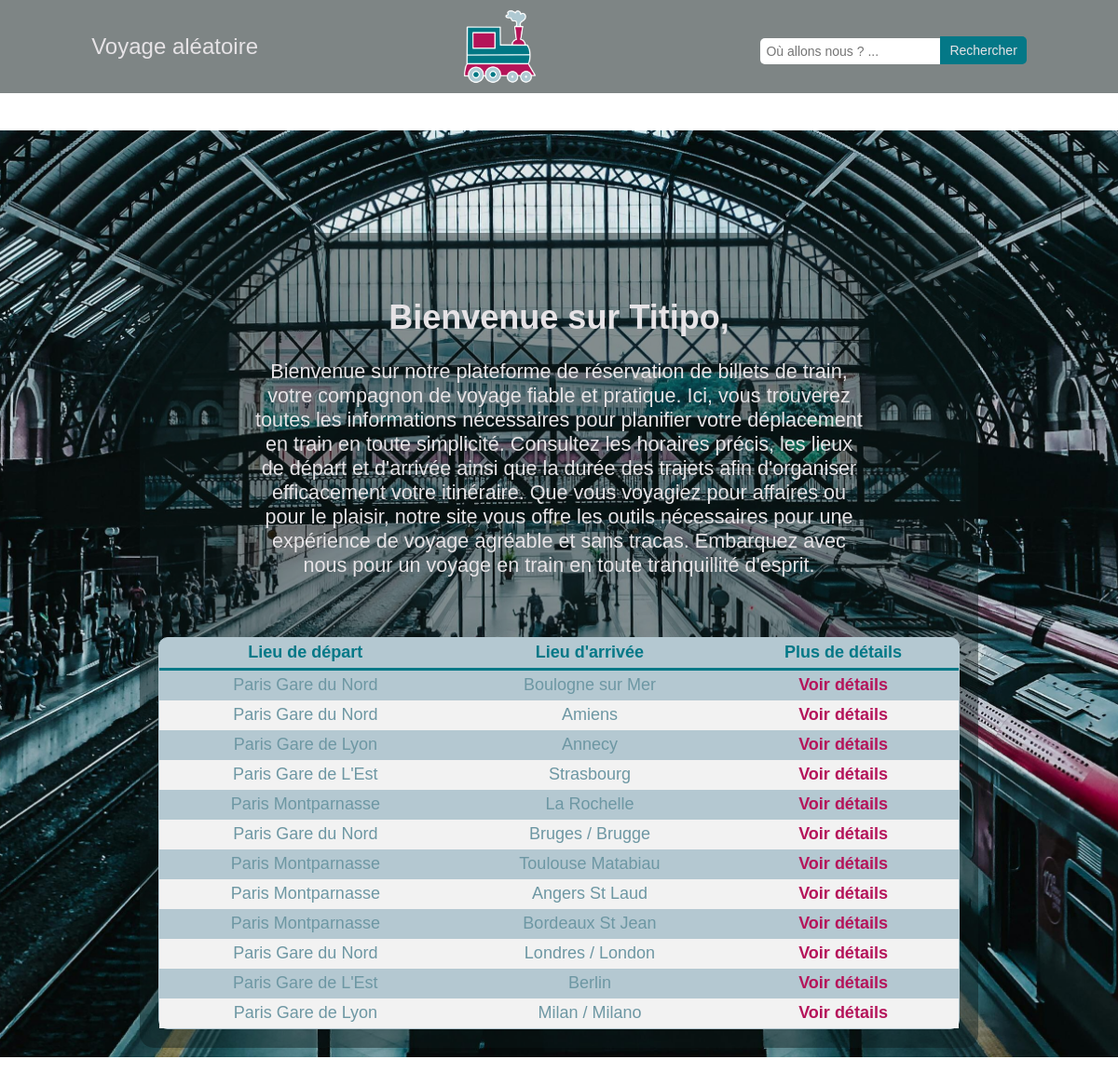
/train/, run on the app's committed database.
### train/models.py (models this page shows)
class Train(models.Model) :
    trainID = models.AutoField(primary_key=True)
    depart = models.CharField(max_length = 50)
    arrivee = models.CharField(max_length = 50)
    heureDepart = models.CharField(max_length = 6)
    heureArrivee = models.CharField(max_length = 6)
    dureeTrajet = models.CharField(max_length = 6)
    info = models.CharField(max_length = 4000)
    image = models.ImageField(upload_to='static/IMG/', blank=True, null=True)
    prix = models.CharField(max_length=10)

### train/views.py (the view)
# urls.py: path("", views.acceuil, name="acceuil"),
def acceuil(request) :
    if 'q' in request.GET:
        query = request.GET['q']
        trains = Train.objects.filter(arrivee__icontains=query)
    else:
        trains = Train.objects.all()
    return render(request, "acceuil.html", {
        "trains": trains,
    })

### train/templates/acceuil.html (shortened to what this page needs)
<!DOCTYPE html>
<html lang="en">
  <head>
  </head>
  <body>
    <header>
      <nav>
        <div class="right-buttons">
          <a href="http://localhost:8000/train/aleatoire">Voyage aléatoire</a>
        </div>
        <img src="/static/IMG/logo.png" alt="" class="logo" />
        <form method="GET">
          <div class="search-bar">
            <input
              type="text"
              name="q"
              placeholder="Où allons nous ? ..."
              value="{{ request.GET.q }}"
            />
            <button type="submit">Rechercher</button>
          </div>
        </form>
      </nav>
    </header>
    <main>
      <div>
        <h1>Bienvenue sur Titipo,</h1>
        <p>
          Bienvenue sur notre plateforme de réservation de billets de train,
          votre compagnon de voyage fiable et pratique. Ici, vous trouverez
          toutes les informations nécessaires pour planifier votre déplacement
          en train en toute simplicité. Consultez les horaires précis, les lieux
          de départ et d'arrivée ainsi que la durée des trajets afin d'organiser
          efficacement votre itinéraire. Que vous voyagiez pour affaires ou pour
          le plaisir, notre site vous offre les outils nécessaires pour une
          expérience de voyage agréable et sans tracas. Embarquez avec nous pour
          un voyage en train en toute tranquillité d'esprit.
        </p>
        <br /><br />
      </div>
      <div>
        <table>
          <thead>
            <tr class="line-head">
              <th>Lieu de départ</th>
              <th>Lieu d'arrivée</th>
              <th>Plus de détails</th>
            </tr>
          </thead>
          <tbody>
            {% for i in trains %}
            <tr>
              <td>{{ i.depart }}</td>
              <td>{{ i.arrivee }}</td>
              <td>
                <a href="http://localhost:8000/train/details/{{i.trainID}}"
                  >Voir détails</a
                >
              </td>
            </tr>
            {% endfor %}
          </tbody>
        </table>
      </div>
    </main>
  </body>
</html>

### train/templates/acceuil.html (style rules this page uses)
body { font-family: "Gill Sans", "Gill Sans MT", Calibri, "Trebuchet MS", sans-serif; font-size: large; background-image: url("/static/gare.jpg"); background-size: 121%; background-repeat: no-repeat; background-position: center; margin: 0; padding: 0; }
header { background-color: #0b171786; height: 100px; }
.logo { display: block; height: 80px; margin: 10px; }
header nav { display: flex; text-align: center; justify-content: center; align-items: center; justify-content: space-around; color: #e6e3e6; }
nav a { color: #e6e3e6; text-decoration: none; }
.right-buttons, .search-bar { display: flex; font-size: x-large; }
.search-bar input[type="text"] { padding: 6px; margin-top: 10px; font-size: 14px; border: none; border-radius: 5px 0px 0px 5px; margin-right: none; margin-left: 20px; }
.search-bar button { margin-left: none; padding: 6px 10px; margin-top: 8px; background-color: #047887; color: #e6e3e6; font-size: 14px; border: none; cursor: pointer; border-radius: 0px 5px 5px 0px; }
main { padding: 20px; margin: 150px; background-color: #0b17176f; border-radius: 15px; }
h1 { margin-top: 50px; text-align: center; color: #e6e3e6; }
main p { margin-left: 100px; margin-right: 100px; color: #e6e3e6; font-size: larger; text-align: center; }
table { width: 100%; border-spacing: 0; border-collapse: separate; border-radius: 10px; border: 1px solid #b4c8d1; background-color: #b4c8d1; }
table, th, td { text-align: center; height: 30px; }
th { color: #047887; border-bottom: solid #047887; }
td { color: #6d97a3; }
tr:nth-child(even) { background-color: #f2f2f2; }
.line-head { border-radius: 10px 10px 0 0; }
tbody a { text-decoration: none; color: #b5145a; font-weight: bold; }

### data on the page
Train: depart "Paris Gare du Nord", arrivee "Boulogne sur Mer"
Train: depart "Paris Gare du Nord", arrivee "Amiens"
Train: depart "Paris Gare de Lyon", arrivee "Annecy"
Train: depart "Paris Gare de L'Est", arrivee "Strasbourg"
Train: depart "Paris Montparnasse", arrivee "La Rochelle"
Train: depart "Paris Gare du Nord", arrivee "Bruges / Brugge"
Train: depart "Paris Montparnasse", arrivee "Toulouse Matabiau"
Train: depart "Paris Montparnasse", arrivee "Angers St Laud"
Train: depart "Paris Montparnasse", arrivee "Bordeaux St Jean"
Train: depart "Paris Gare du Nord", arrivee "Londres / London"
Train: depart "Paris Gare de L'Est", arrivee "Berlin"
Train: depart "Paris Gare de Lyon", arrivee "Milan / Milano"
